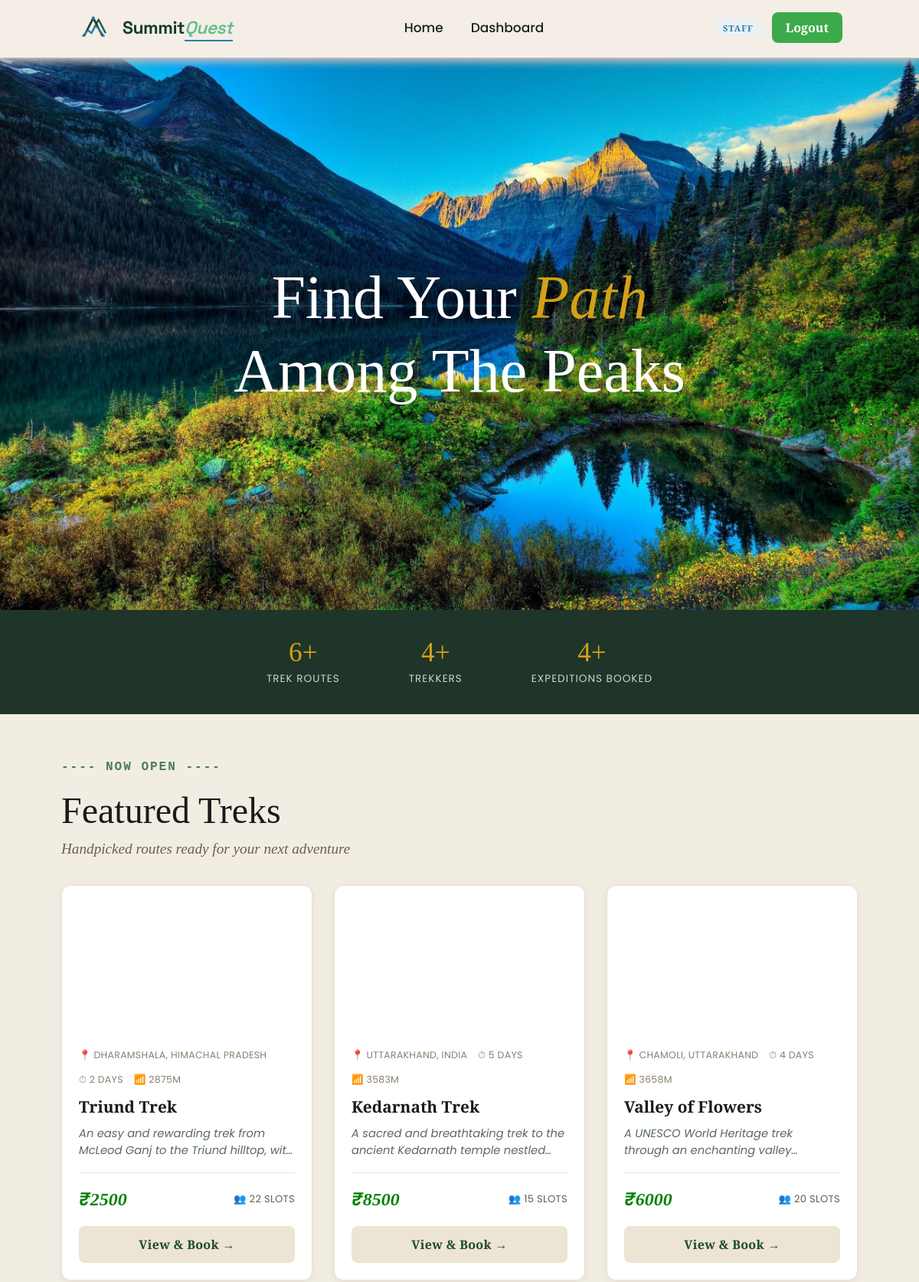
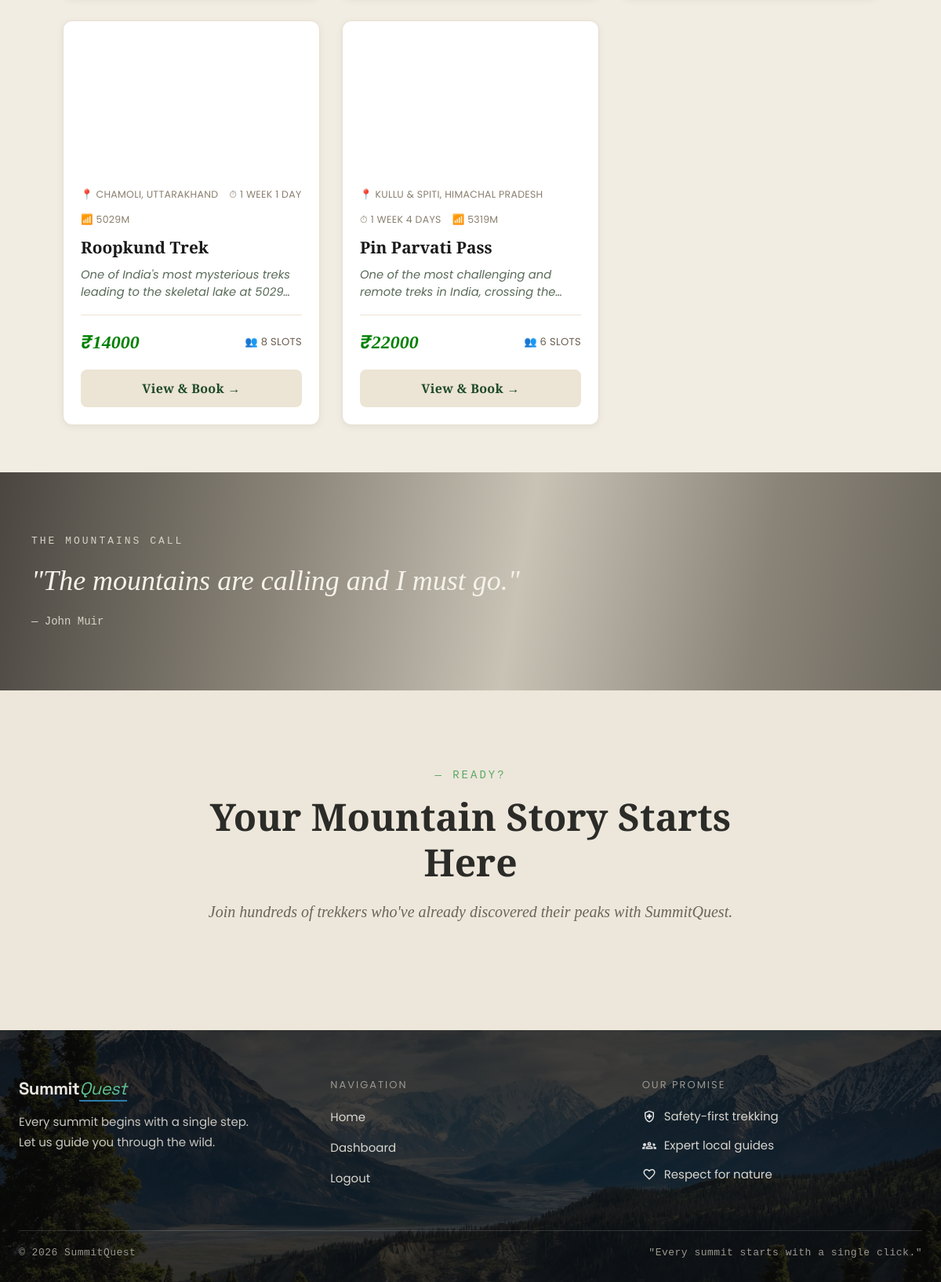
The app's page / (signed in) with its own data (2 pictures, top to bottom).
### app/models.py (models this page shows, shortened)
class Treks(db.Model):
    __tablename__ = "trek"
    id = db.Column(db.Integer, primary_key = True)
    name = db.Column(db.String(256), nullable= False, index = True)
    location = db.Column(db.String(50), nullable= False, index = True)
    difficulty= db.Column(db.String(50), nullable = False, index = True)
    status = db.Column(db.String(50), nullable = False, default = "Pending")
    duration =  db.Column(db.Integer, nullable= False)
    starting_date = db.Column(db.Date, nullable= False)
    ending_date = db.Column(db.Date, nullable= False)
    is_blocked = db.Column(db.String(50),nullable = False,default = False)
    created_at = db.Column(db.DateTime, default=datetime.utcnow, nullable=False)
    capacity = db.Column(db.Integer, default = 10)
    available = db.Column(db.Integer, default = 10)
    description = db.Column(db.Text)
    updated_at = db.Column(db.DateTime, default=datetime.utcnow, onupdate=datetime.utcnow, nullable=False)
    price = db.Column(db.Float, default=0)
    altitude = db.Column(db.String(50), nullable=True)
    image_url = db.Column(db.String(500), nullable=True)
    highlights = db.Column(db.Text, nullable=True)
    requirements = db.Column(db.Text, nullable=True)
    assigned_staff_id = db.Column(db.Integer,db.ForeignKey("user.id"),nullable = True)
    bookings = db.relationship(
    "Bookings",
    backref="trek",
    cascade="all, delete-orphan")

### app/routes.py (the view)
@visit.route("/")
def home():
    open_treks = (
        Treks.query.filter(Treks.status.in_(["Approved", "Open"]))
        .order_by(Treks.starting_date)
        .limit(6)
        .all()
    )
    stats = {
        "treks": Treks.query.count(),
        "users": User.query.filter_by(role="trekker").count(),
        "bookings": Bookings.query.count(),
    }
    return render_template("index.html", open_treks=open_treks, stats=stats)

### app/utils.py (called while the page is built)
def current_user():
    if 'user_id' not in session:
        return AnonUser()
    return SessionUser(session)

def format_duration(days):
    if not days or days < 1:
        return '—'
    weeks, remainder = divmod(int(days), 7)
    parts = []
    if weeks:
        parts.append(f"{weeks} Week{'s' if weeks > 1 else ''}")
    if remainder:
        parts.append(f"{remainder} Day{'s' if remainder > 1 else ''}")
    return ' '.join(parts) if parts else f"{days} Day{'s' if days != 1 else ''}"

### templates/index.html (shortened to what this page needs)
{% extends "base.html"%}
{% block extra_css%}
<link rel="stylesheet" href="{{ url_for('static', filename='css/for_index.css') }}">
{% endblock %}
{% block content %}
<div class="hero">
    <h1 class="hero-title">
        Find Your <span class="accent">Path</span> Among The Peaks
    </h1>
</div>
<section class="stats-strip">
    <div class="stat-item">
        <div class="stat-number">{{ stats.treks }}+</div>
        <div class="stat-label">Trek Routes</div>
    </div>
    <div class="stat-item">
        <div class="stat-number">{{ stats.users }}+</div>
        <div class="stat-label">Trekkers</div>
    </div>
    <div class="stat-item">
        <div class="stat-number">{{ stats.bookings }}+</div>
        <div class="stat-label">Expeditions Booked</div>
    </div>
</section>
<section class="featured-section" id="treks_redirect">
    <div class="open">
        <span class="open-text">---- NOW OPEN ----</span>
    </div>
    <h2 class="section-title">Featured Treks</h2>
    <p class="section-subtitle">Handpicked routes ready for your next adventure</p>
    {% if open_treks %}
    <div class="trek-grid">
        {% for trek in open_treks %}
        <div class="trek-card">
            <div class="trek-card-img" {% if trek.image_url %}style="background-image:url('{{ trek.image_url }}')"{% endif %}></div>
            <div class="trek-card-body">
                <div class="trek-card-icons">
                    <span>📍 {{ trek.location }}</span>
                    <span>⏱ {{ format_duration(trek.duration) }}</span>
                    {% if trek.altitude %}<span>📶 {{ trek.altitude }}</span>{% endif %}
                </div>
                <h3>{{ trek.name }}</h3>
                <p class="trek-card-desc">{{ trek.description[:110] }}{% if trek.description|length > 110 %}…{% endif %}</p>
                <div class="trek-card-divider"></div>
                <div class="trek-card-footer">
                    <span class="trek-card-price">₹{{ "%.0f"|format(trek.price) }}</span>
                    <span class="trek-card-slots">👥 {{ trek.available }} slots</span>
                </div>
                <a href="{{ url_for('visit.trek_detail', trek_id=trek.id) }}" class="trek-card-cta">View &amp; Book →</a>
            </div>
        </div>
        {% endfor %}
    </div>
    {% else %}
    <p class="muted">No open treks right now — check back soon!</p>
    {% endif %}
</section>
<section class="quote">
    <div class="quote_container">
        <p class="quote_label">The Mountains Call</p>
        <p class="quote_text">"The mountains are calling and I must go."</p>
        <p class="quote_author">— John Muir</p>
    </div>
</section>
<section class="redirect">
    <div class="redirect_container">
        <p class="redirect_label">— Ready?</p>
        <h2 class="redirect_title">Your Mountain Story Starts Here</h2>
        <p class="redirect_subtitle">Join hundreds of trekkers who've already discovered their peaks with SummitQuest.</p>
    </div>
</section>
{% endblock %}

### static/css/style.css (style rules this page uses)
* { margin: 0; padding: 0; box-sizing: border-box; }
html { scroll-behavior: smooth; }
body { font-family: 'Playfair Display', 'Poppins', sans-serif; background-color: #f5f0e8; color: #16231C; }
a { color: inherit; }

### static/css/for_index.css (style rules this page uses)
.hero { background-image: url(../assets/front.jpg); width: auto; height: 90vh; background-size: cover; background-position: center; background-repeat: no-repeat; margin-top: 76px; position: relative; display: flex; flex-direction: column; align-items: center; justify-content: center; text-align: center; }
.hero-title { font-family: 'Playfair Display', Georgia, serif; font-size: 5rem; font-weight: 500; color: #ffffff; line-height: 1.2; max-width: 700px; margin: 0; padding: 0 20px; }
.accent { color: #d4a017; font-style: italic; font-weight: 400; }
.featured-section { background-color: #f2ede3; padding: 60px 80px; }
.open { display: flex; align-items: center; gap: 10px; margin-bottom: 20px; }
.open-text { font-family: 'Courier New', monospace; font-size: 1rem; font-weight: 600; letter-spacing: 2px; color: #4a7c59; }
.section-title { font-family: 'Playfair Display', Georgia, serif; font-size: 3rem; font-weight: 500; color: #1a1a1a; margin: 0 0 12px 0; }
.section-subtitle { font-family: 'Playfair Display', Georgia, serif; font-style: italic; font-size: 1.2rem; color: #6b5d4f; margin: 0; }
.stats-strip { display: flex; justify-content: center; gap: 90px; padding: 36px 20px; background: #1f3529; }
.stat-number { font-family: 'Playfair Display', Georgia, serif; font-size: 2.2rem; color: #d4a017; text-align: center; }
.stat-label { font-size: 0.85rem; letter-spacing: 1px; text-transform: uppercase; color: #cfd6cf; text-align: center; margin-top: 4px; }
.trek-grid { display: grid; grid-template-columns: repeat(3, 1fr); gap: 28px; margin-top: 36px; }
.trek-card { background: #fff; border-radius: 12px; overflow: hidden; border: 1px solid #e7e0d3; display: flex; flex-direction: column; transition: transform 0.35s ease, box-shadow 0.35s ease; box-shadow: 0 2px 8px rgba(60, 50, 30, 0.08); }
.trek-card-img { height: 190px; background: linear-gradient(135deg, #2f5d3a, #143C2D); background-size: cover; background-position: center; position: relative; }
.trek-card-body { padding: 22px; display: flex; flex-direction: column; flex: 1; }
.trek-card-icons { display: flex; flex-wrap: wrap; gap: 14px; font-size: 0.78rem; letter-spacing: 0.3px; text-transform: uppercase; color: #8a7f6f; margin-bottom: 12px; }
.trek-card-body h3 { font-family: 'Playfair Display', Georgia, serif; font-size: 1.3rem; color: #1a1a1a; margin-bottom: 10px; }
.trek-card-desc { font-style: italic; font-size: 0.92rem; line-height: 1.5; color: #5a6b5a; margin-bottom: 18px; display: -webkit-box; -webkit-line-clamp: 2; -webkit-box-orient: vertical; overflow: hidden; }
.trek-card-divider { border-top: 1px solid #ece4d4; margin-bottom: 16px; }
.trek-card-footer { display: flex; justify-content: space-between; align-items: center; margin-bottom: 18px; }
.trek-card-price { font-family: 'Times New Roman','Poppins','Playfair Display', Georgia, serif; font-style: italic; font-size: 1.5rem; font-weight: 600; color: green; }
.trek-card-slots { font-size: 0.82rem; color: #6b5d4f; text-transform: uppercase; letter-spacing: 0.3px; }
.trek-card-cta { display: block; margin-top: auto; text-align: center; text-decoration: none; background: #ece4d4; color: #1f4a2c; font-weight: 600; letter-spacing: 0.3px; padding: 13px; border-radius: 8px; transition: all 0.35s ease; }

### records on screen
Treks: location "DHARAMSHALA, HIMACHAL PRADESH", duration "2 DAYS", altitude "2875M", name "Triund Trek", description "An easy and rewarding trek from McLeod Ganj to the Triund hilltop,…", price "2500", available "22"
Treks: location "UTTARAKHAND, INDIA", duration "5 DAYS", altitude "3583M", name "Kedarnath Trek", description "A sacred and breathtaking trek to the ancient Kedarnath temple…", price "8500", available "15"
Treks: location "CHAMOLI, UTTARAKHAND", duration "4 DAYS", altitude "3658M", name "Valley of Flowers", description "A UNESCO World Heritage trek through an enchanting…", price "6000", available "20"
Treks: location "CHAMOLI, UTTARAKHAND", duration "1 WEEK 1 DAY", altitude "5029M", name "Roopkund Trek", description "One of India's most mysterious treks leading to the skeletal lake at…", price "14000", available "8"
Treks: location "KULLU & SPITI, HIMACHAL PRADESH", duration "1 WEEK 4 DAYS", altitude "5319M", name "Pin Parvati Pass", description "One of the most challenging and remote treks in India, crossing…", price "22000", available "6"

### other values on screen
{{ current_user.role }} "STAFF"
{{ stats.treks }} "6"
{{ stats.users }} "4"
{{ stats.bookings }} "4"
